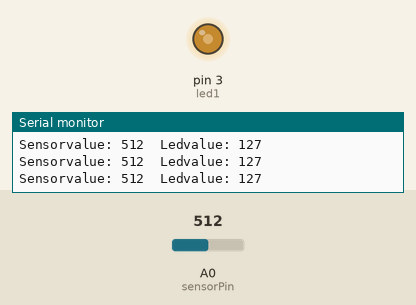
Simulated run of this sketch. Board: Arduino Uno, built with avr-gcc and run on an emulated ATmega328P. Parts: output pins drawn as LEDs (lit = HIGH), the last lines printed to the serial monitor. Inputs (shaded band) come from the test bench; at power-on: A0 (sensorPin) = 512.

Above: at 1.2 s.
1.3 s: A0 (sensorPin) set to 416
At 1.7 s:
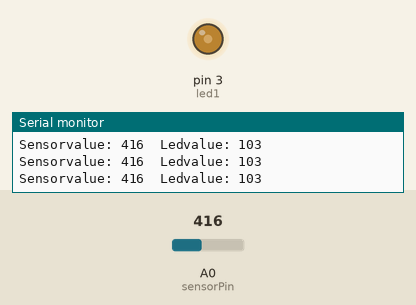
4.3 s: A0 (sensorPin) set to 390
At 4.7 s:
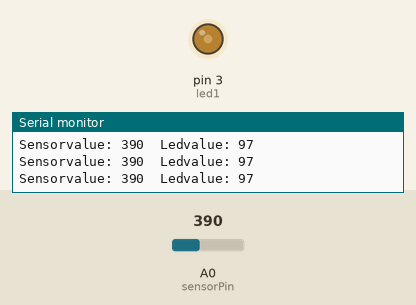
7.3 s: A0 (sensorPin) set to 106
At 8.0 s:
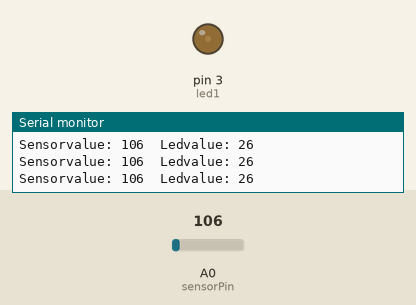
8.8 s: A0 (sensorPin) set to 93
At 10.2 s:
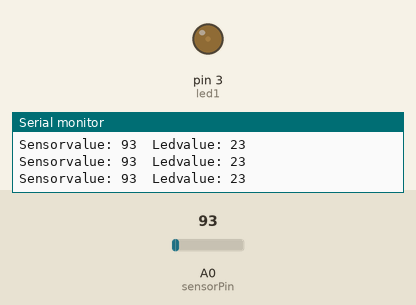
11.8 s: A0 (sensorPin) set to 11
At 12.4 s:
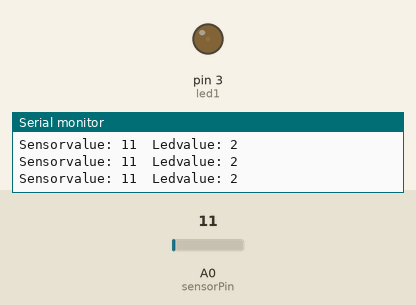
14.8 s: A0 (sensorPin) set to 8
At 15.6 s:
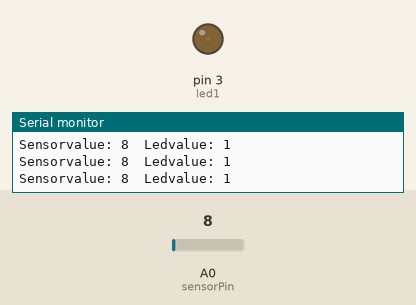
Timing chart, 0 to 17.8 s (numbered marks = the images above; inputs shaded):
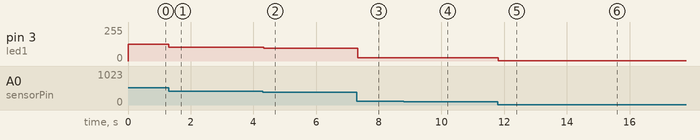

The sketch:

10K_103.ino
```cpp
int led1=3;
int sensorPin = A0;
void setup() {
  pinMode(led1,OUTPUT);
  Serial.begin(9600);
}

void loop() {
  int sensorvalue=analogRead(sensorPin);
  int ledvalue=map(sensorvalue,0,1023,0,255);
  ledvalue=constrain(ledvalue,0,255);
  analogWrite(led1,ledvalue);

  Serial.print("Sensorvalue: ");
  Serial.print(sensorvalue);
  Serial.print("  Ledvalue: ");
  Serial.println(ledvalue);
  //delay(500);
}
```

Measured:
- after the input at 1.3 s, pin 3 (led1): 127/255 → 103/255 at once
- after the input at 4.3 s, pin 3 (led1): 103/255 → 97/255 at once
- after the input at 7.3 s, pin 3 (led1): 97/255 → 26/255 at once
- after the input at 8.8 s, pin 3 (led1): 26/255 → 23/255 at once
- after the input at 11.8 s, pin 3 (led1): 23/255 → 2/255 at once
- after the input at 14.8 s, pin 3 (led1): 2/255 → 1/255 at once
